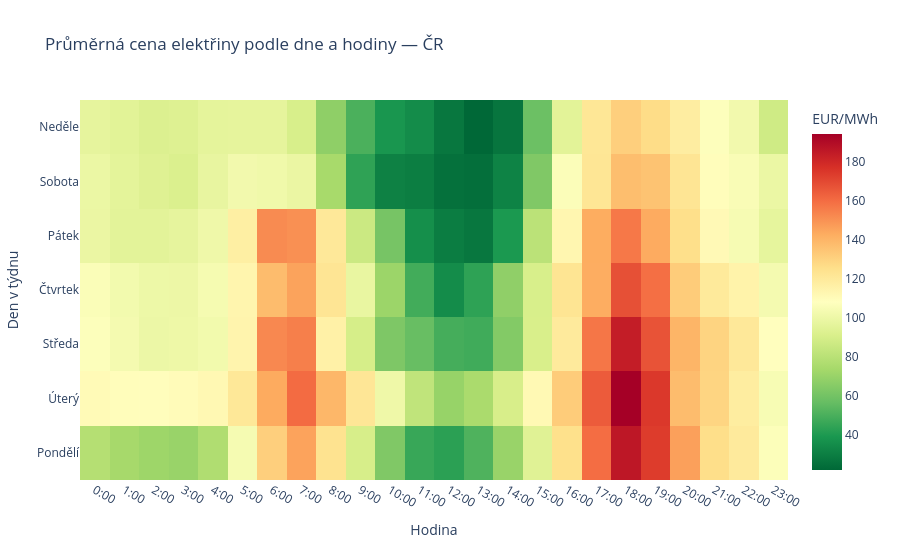

This figure's notebook cell:
### Code cell
import plotly.graph_objects as go
import numpy as np

# Převod na Prague čas a vytvoření DataFrame
ceny = ceny_raw.tz_convert("Europe/Prague")
df = ceny.reset_index()
df.columns = ["cas", "cena"]

# Přidáme sloupce pro den v týdnu a hodinu
df["den"] = df["cas"].dt.day_name()
df["hodina"] = df["cas"].dt.hour

# Vytvoříme kontingenční tabulku - řádky = dny, sloupce = hodiny
poradi_dni = ["Monday", "Tuesday", "Wednesday", "Thursday", "Friday", "Saturday", "Sunday"]
nazvy_dni = ["Pondělí", "Úterý", "Středa", "Čtvrtek", "Pátek", "Sobota", "Neděle"]

pivot = df.pivot_table(index="den", columns="hodina", values="cena", aggfunc="mean")
pivot = pivot.reindex(poradi_dni)

# Heatmapa
fig = go.Figure(data=go.Heatmap(
    z=pivot.values,
    x=[f"{h}:00" for h in range(24)],
    y=nazvy_dni,
    colorscale="RdYlGn_r",
    colorbar=dict(title="EUR/MWh"),
))

fig.update_layout(
    title="Průměrná cena elektřiny podle dne a hodiny — ČR",
    xaxis_title="Hodina",
    yaxis_title="Den v týdnu",
)

fig.show()

### Figure 1 — Plotly figure (JSON) as saved in the notebook; plotly's stock layout.template omitted (floating-point values rounded to 4 significant figures; data arrays with more than 128 entries replaced by an {"elided": "..."} marker saying what was removed)
{"data": [{"colorbar": {"title": {"text": "EUR/MWh"}}, "colorscale": [[0, "rgb(0,104,55)"], [0.1, "rgb(26,152,80)"], [0.2, "rgb(102,189,99)"], [0.3, "rgb(166,217,106)"], [0.4, "rgb(217,239,139)"], [0.5, "rgb(255,255,191)"], [0.6, "rgb(254,224,139)"], [0.7, "rgb(253,174,97)"], [0.8, "rgb(244,109,67)"], [0.9, "rgb(215,48,39)"], [1, "rgb(165,0,38)"]], "type": "heatmap", "x": ["0:00", "1:00", "2:00", "3:00", "4:00", "5:00", "6:00", "7:00", "8:00", "9:00", "10:00", "11:00", "12:00", "13:00", "14:00", "15:00", "16:00", "17:00", "18:00", "19:00", "20:00", "21:00", "22:00", "23:00"], "y": ["Pondělí", "Úterý", "Středa", "Čtvrtek", "Pátek", "Sobota", "Neděle"], "z": {"elided": "7x24 float values"}}], "layout": {"title": {"text": "Průměrná cena elektřiny podle dne a hodiny — ČR"}, "xaxis": {"title": {"text": "Hodina"}}, "yaxis": {"title": {"text": "Den v týdnu"}}}}
